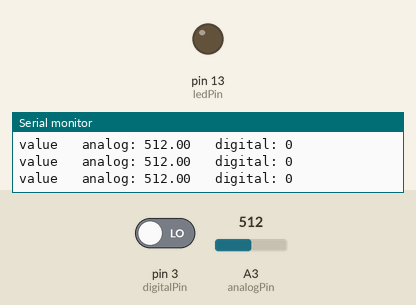
A sketch run on a simulated Arduino Uno, built with avr-gcc and run on an emulated ATmega328P. On the bench: output pins drawn as LEDs (lit = HIGH), the last lines printed to the serial monitor. The inputs (shaded band) are chosen by the test bench; at power-on: pin 3 (digitalPin) LOW, A3 (analogPin) = 512.

Above: at 1.3 s.
1.4 s: pin 3 (digitalPin) driven HIGH
At 2.0 s:
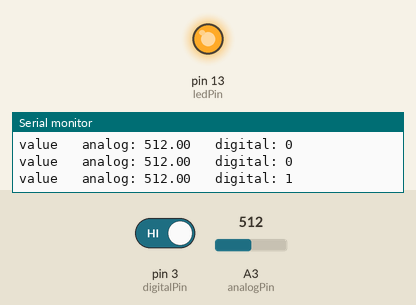
3.0 s: pin 3 (digitalPin) driven LOW
At 3.3 s:
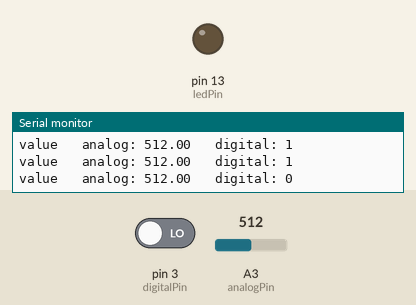
Timing chart, 0 to 6.0 s (numbered marks = the images above; inputs shaded):
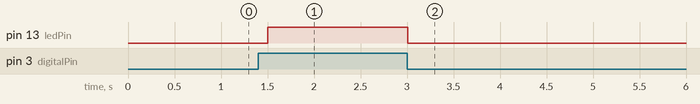

The sketch:

ReedSwitch.ino
```cpp
/*
  Reed Switch

  * Note: because most Arduinos have a built-in LED attached to pin 13 on the
  board, the LED is optional.
*/

// this constant won't change:
const int digitalPin = 3;    // the digital pin that the sensor is attached to
const int analogPin = A3;    // the analog pin that the sensor is attached to
const int ledPin = 13;       // the pin that the LED is attached to

// variables will change:
int sensorState;    // current digital state of the sensor
float sensorValue;  // current analoog value of the sensor

void setup() {
  pinMode(digitalPin, INPUT);   // initialize the sensor pin as a digital input
  pinMode(analogPin, INPUT);    // initialize the sensor pin as a analog input
  pinMode(ledPin, OUTPUT);      // initialize the LED as an output

  Serial.begin(9600);
  Serial.println("Arduino Examples - Reed Switch");
}

void loop() {
  // read the sensor analog value into a varialbe
  sensorValue = analogRead(analogPin);
  // read the sensor digital state into a varialbe
  sensorState = digitalRead(digitalPin);

  Serial.print("value");
  Serial.print("\t analog: ");  Serial.print(sensorValue);
  Serial.print("\t digital: ");  Serial.println(sensorState);

  // When the sensor detects a signal and reches a certain threshold
  if (sensorState == HIGH) {
    digitalWrite(ledPin, HIGH);
  } else {
    digitalWrite(ledPin, LOW);
  }

  delay(500); //just here to slow down the output so it is easier to read
}
```

Measured:
- after the input at 1.4 s, pin 13 (ledPin): LOW → HIGH after 0.10 s
- after the input at 3.0 s, pin 13 (ledPin): HIGH → LOW at once
